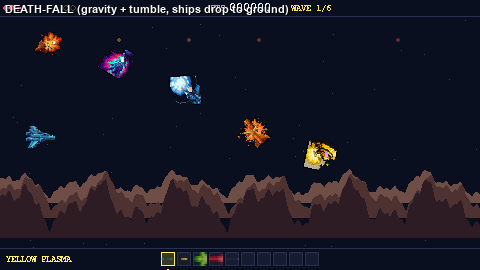

Reproduce this figure in Python.
"""Capture the death-fall animation: a row of enemies at different
points in their fall, so the user can see the gravity + tumble.

Usage: python capture_falling.py [output_path]
"""
from __future__ import annotations

import os
import sys

os.environ.setdefault("SDL_VIDEODRIVER", "dummy")
os.environ.setdefault("SDL_AUDIODRIVER", "dummy")

import pygame
from pathlib import Path

from stellar_horizon.audio.midi_player import MidiPlayer
from stellar_horizon.scenes.gameplay import GameplayScene
from stellar_horizon.settings import INTERNAL_W, INTERNAL_H
from stellar_horizon.entities.enemy import Enemy, EnemyKind


def _make_dying(kind: str, x: float, y: float,
                elapsed_s: float, sprite_name: str, player) -> Enemy:
    """Create an enemy, kill it, and tick the simulation forward
    by `elapsed_s` so the death-fall has progressed.
    """
    e = Enemy()
    e.kind = kind
    e.on_spawn()
    e.x = x
    e.y = y
    e.vx, e.vy = -30.0, 0.0
    e.alive = True
    e.hp = e.max_hp
    e.path_done = True
    e.sprite_name = sprite_name
    for _ in range(3):
        e.update(1 / 120, player=player)
    e.hp = 1
    e.take_damage(1)
    # Tick the simulation `elapsed_s` of death-fall time.
    ticks = int(elapsed_s * 120)
    for _ in range(ticks):
        e.update(1 / 120, player=player)
    return e


def main() -> None:
    out = Path(sys.argv[1]) if len(sys.argv) > 1 else Path(
        "D:/AI/stellar-horizon/sprite_tests/capture_falling.png"
    )
    pygame.init()
    try:
        wave_json = Path("stellar_horizon/waves/waves_act1.json")
        assets_dir = Path("stellar_horizon/assets")
        s = GameplayScene(MidiPlayer(), wave_json, assets_dir)
        s.on_enter()

        class _MockPlayer:
            x = 50.0
            y = 135.0
        mock_player = _MockPlayer()

        # One row of dying enemies at different fall stages.
        # Start all at the same height (y=40), then let them fall
        # for 0.0, 0.15, 0.30, 0.45, 0.60 seconds. The earliest is
        # at the spawn height (just died); the latest is near the
        # ground.
        kinds = ("scout", "cruiser", "heavy", "bomber", "ufo", "kamikaze")
        sprite_map = {k: f"enemy_{k}_v1" for k in kinds}
        enemies = []
        x0 = 50
        for i, kind in enumerate(kinds):
            elapsed = 0.10 + i * 0.15
            e = _make_dying(kind, x0 + i * 70, 40, elapsed, sprite_map[kind], mock_player)
            enemies.append(e)
        if s.wave_manager is not None:
            s.wave_manager.spawned_enemies = enemies  # type: ignore[attr-defined]

        surface = pygame.Surface((INTERNAL_W, INTERNAL_H))
        s.draw(surface)

        font = pygame.font.SysFont("Arial", 11, bold=True)
        label = font.render("DEATH-FALL (gravity + tumble, ships drop to ground)", True, (255, 255, 255))
        shadow = font.render("DEATH-FALL (gravity + tumble, ships drop to ground)", True, (0, 0, 0))
        surface.blit(shadow, (6, 4))
        surface.blit(label, (5, 3))

        out.parent.mkdir(parents=True, exist_ok=True)
        pygame.image.save(surface, str(out))
        print(f"saved {out}")
    finally:
        pygame.quit()


if __name__ == "__main__":
    main()
